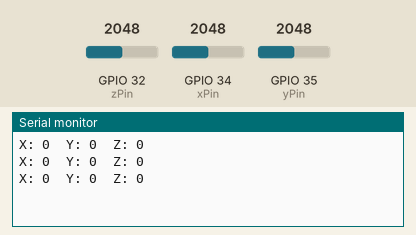
A sketch run on a simulated ESP32. Shown: the last lines printed to the serial monitor. The test bench sets the inputs (shaded band); at power-on: GPIO 32 (zPin) = 2048, GPIO 34 (xPin) = 2048, GPIO 35 (yPin) = 2048.

Above: at 2.2 s.
2.3 s: GPIO 32 (zPin) set to 2866
At 2.9 s:
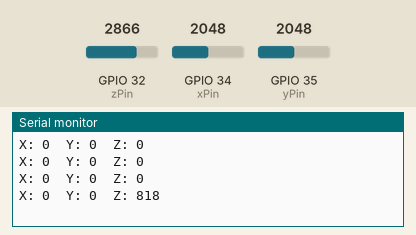
3.8 s: GPIO 34 (xPin) set to 2866
At 4.4 s:
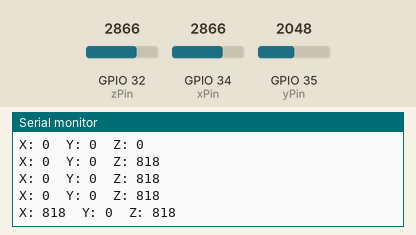
5.3 s: GPIO 35 (yPin) set to 2866
At 5.9 s:
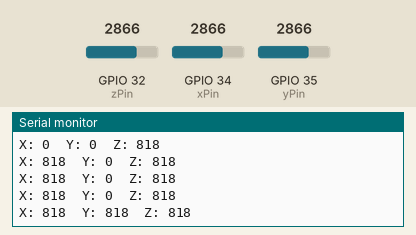
6.8 s: GPIO 32 (zPin) set to 3603
At 7.4 s:
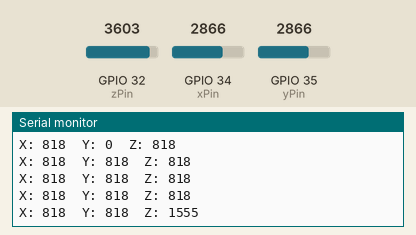
8.3 s: GPIO 34 (xPin) set to 3603
At 8.9 s:
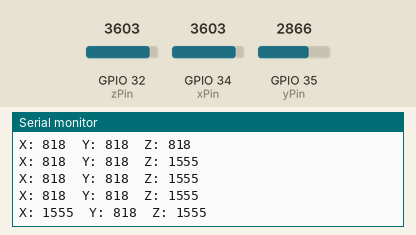
9.8 s: GPIO 35 (yPin) set to 3603
At 10.4 s:
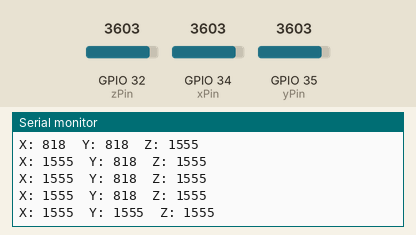
Timing chart, 0 to 12.3 s (numbered marks = the images above; inputs shaded):
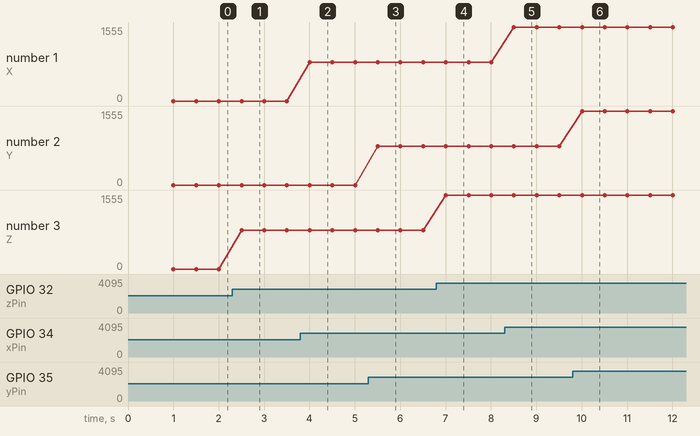

The sketch:

ADXL335.ino
```cpp
const int xPin = 34; // Analog pin for X-axis
const int yPin = 35; // Analog pin for Y-axis
const int zPin = 32; // Analog pin for Z-axis

int xZero, yZero, zZero;

void setup() {
  Serial.begin(115200);
  delay(1000);

  // Capture initial readings as the "zero" values
  xZero = analogRead(xPin);
  yZero = analogRead(yPin);
  zZero = analogRead(zPin);
}

void loop() {
  // Read analog values from the accelerometer
  int xValue = analogRead(xPin) - xZero;
  int yValue = analogRead(yPin) - yZero;
  int zValue = analogRead(zPin) - zZero;

  // Print the adjusted values
  Serial.print("X: ");
  Serial.print(xValue);
  Serial.print("\tY: ");
  Serial.print(yValue);
  Serial.print("\tZ: ");
  Serial.println(zValue);

  delay(500); // Delay for readability
}
```

Measured:
- after the input at 2.3 s, the serial monitor: prints a new line after 0.20 s (image 1)
- after the input at 3.8 s, the serial monitor: prints a new line after 0.20 s (image 2)
- after the input at 5.3 s, the serial monitor: prints a new line after 0.20 s (image 3)
- after the input at 6.8 s, the serial monitor: prints a new line after 0.21 s (image 4)
- after the input at 8.3 s, the serial monitor: prints a new line after 0.21 s (image 5)
- after the input at 9.8 s, the serial monitor: prints a new line after 0.21 s (image 6)
- plotted number 3: 0 → 818 after the input at 2.3 s, 818 → 1555 after the input at 6.8 s
